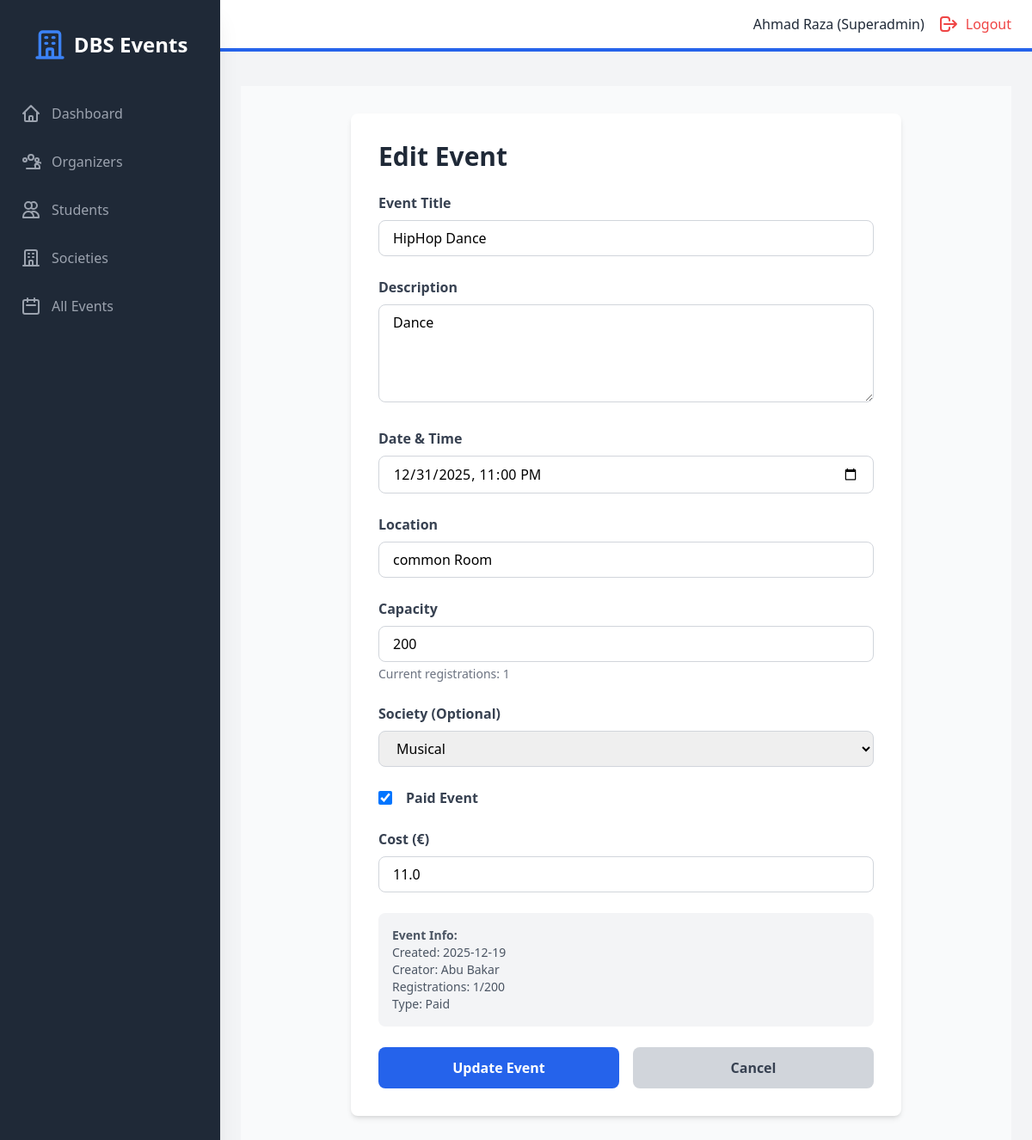
The app's page /admin/edit-event/4 (signed in) with its own data.
### models.py (models this page shows, shortened)
class User(UserMixin, db.Model):
    id = db.Column(db.Integer, primary_key=True)
    student_number = db.Column(db.String(50), unique=True, nullable=True)
    email = db.Column(db.String(120), unique=True, nullable=False)
    password_hash = db.Column(db.String(200), nullable=False)
    name = db.Column(db.String(100), nullable=False)
    role = db.Column(db.String(20), nullable=False)  # superadmin, organizer, student
    created_at = db.Column(db.DateTime, default=datetime.utcnow)
    societies = db.relationship('Society', backref='head', lazy=True)
    events_created = db.relationship('Event', backref='creator', lazy=True)
    registrations = db.relationship('Registration', backref='student', lazy=True)

class Event(db.Model):
    id = db.Column(db.Integer, primary_key=True)
    title = db.Column(db.String(200), nullable=False)
    description = db.Column(db.Text, nullable=True)
    event_date = db.Column(db.DateTime, nullable=False)
    location = db.Column(db.String(200), nullable=False)
    capacity = db.Column(db.Integer, nullable=False)
    is_paid = db.Column(db.Boolean, default=False)
    cost = db.Column(db.Float, default=0.0)
    society_id = db.Column(db.Integer, db.ForeignKey('society.id'), nullable=True)
    created_by = db.Column(db.Integer, db.ForeignKey('user.id'), nullable=False)
    created_at = db.Column(db.DateTime, default=datetime.utcnow)
    registrations = db.relationship('Registration', backref='event', lazy=True, cascade='all, delete-orphan')

class Society(db.Model):
    id = db.Column(db.Integer, primary_key=True)
    name = db.Column(db.String(100), nullable=False, unique=True)
    description = db.Column(db.Text, nullable=True)
    society_head_id = db.Column(db.Integer, db.ForeignKey('user.id'), nullable=False)
    created_at = db.Column(db.DateTime, default=datetime.utcnow)
    events = db.relationship('Event', backref='society', lazy=True)

### backend/routes/admin.py (the view, shortened to what this page needs)
@admin_bp.route("/admin/edit-event/<int:event_id>", methods=["GET", "POST"], endpoint="admin_edit_event")
@admin_required
def admin_edit_event(event_id):
    event = Event.query.get_or_404(event_id)
    societies = Society.query.all()
    return render_template("admin/edit_event.html", event=event, societies=societies)

### backend/main.py (called while the page is built)
@login_manager.user_loader
def load_user(user_id):
    return User.query.get(int(user_id))

### frontend/templates/admin/edit_event.html (shortened to what this page needs)
{% extends "base.html" %}
{% block auth_content %}
<div class="min-h-screen bg-gray-50 py-8">
    <div class="max-w-2xl mx-auto px-4">
        <div class="bg-white rounded-lg shadow-md p-8">
            <h2 class="text-3xl font-bold text-gray-800 mb-6">Edit Event</h2>
            <form method="POST" action="{{ url_for('admin.admin_edit_event', event_id=event.id) }}">
                <div class="space-y-6">
                    <div>
                        <label for="title" class="block text-gray-700 font-semibold mb-2">Event Title</label>
                        <input type="text" id="title" name="title" value="{{ event.title }}" required
                               class="w-full px-4 py-2 border border-gray-300 rounded-lg focus:ring-2 focus:ring-blue-500 focus:border-transparent">
                    </div>
                    <div>
                        <label for="description" class="block text-gray-700 font-semibold mb-2">Description</label>
                        <textarea id="description" name="description" rows="4" required
                                  class="w-full px-4 py-2 border border-gray-300 rounded-lg focus:ring-2 focus:ring-blue-500 focus:border-transparent">{{ event.description or '' }}</textarea>
                    </div>
                    <div>
                        <label for="event_date" class="block text-gray-700 font-semibold mb-2">Date & Time</label>
                        <input type="datetime-local" id="event_date" name="event_date"
                               value="{{ event.event_date.strftime('%Y-%m-%dT%H:%M') }}" required
                               class="w-full px-4 py-2 border border-gray-300 rounded-lg focus:ring-2 focus:ring-blue-500 focus:border-transparent">
                    </div>
                    <div>
                        <label for="location" class="block text-gray-700 font-semibold mb-2">Location</label>
                        <input type="text" id="location" name="location" value="{{ event.location }}" required
                               class="w-full px-4 py-2 border border-gray-300 rounded-lg focus:ring-2 focus:ring-blue-500 focus:border-transparent">
                    </div>
                    <div>
                        <label for="capacity" class="block text-gray-700 font-semibold mb-2">Capacity</label>
                        <input type="number" id="capacity" name="capacity" value="{{ event.capacity }}" min="1" required
                               class="w-full px-4 py-2 border border-gray-300 rounded-lg focus:ring-2 focus:ring-blue-500 focus:border-transparent">
                        <p class="text-sm text-gray-500 mt-1">Current registrations: {{ event.registrations|length }}</p>
                    </div>
                    <div>
                        <label for="society_id" class="block text-gray-700 font-semibold mb-2">Society (Optional)</label>
                        <select id="society_id" name="society_id"
                                class="w-full px-4 py-2 border border-gray-300 rounded-lg focus:ring-2 focus:ring-blue-500 focus:border-transparent">
                            {% for society in societies %}
                                <option value="{{ society.id }}" {% if event.society_id == society.id %}selected{% endif %}>
                                    {{ society.name }}
                                </option>
                            {% endfor %}
                        </select>
                    </div>
                    <div class="flex items-center space-x-4">
                        <input type="checkbox" id="is_paid" name="is_paid" {% if event.is_paid %}checked{% endif %}
                               class="w-4 h-4 text-blue-600 border-gray-300 rounded focus:ring-blue-500">
                        <label for="is_paid" class="text-gray-700 font-semibold">Paid Event</label>
                    </div>
                    <div id="cost_field" class="{% if not event.is_paid %}hidden{% endif %}">
                        <label for="cost" class="block text-gray-700 font-semibold mb-2">Cost (€)</label>
                        <input type="number" id="cost" name="cost" value="{{ event.cost }}" min="0" step="0.01"
                               class="w-full px-4 py-2 border border-gray-300 rounded-lg focus:ring-2 focus:ring-blue-500 focus:border-transparent">
                    </div>
                    <div class="bg-gray-100 p-4 rounded-lg">
                        <p class="text-sm text-gray-600">
                            <strong>Event Info:</strong><br>
                            Created: {{ event.created_at.strftime('%Y-%m-%d') if event.created_at else 'N/A' }}<br>
                            Creator: {{ event.creator.name if event.creator else 'Unknown' }}<br>
                            Registrations: {{ event.registrations|length }}/{{ event.capacity }}<br>
                            Type: {{ 'Paid' if event.is_paid else 'Free' }}
                        </p>
                    </div>
                    <div class="flex space-x-4">
                        <button type="submit" class="flex-1 bg-blue-600 text-white py-3 px-6 rounded-lg font-semibold hover:bg-blue-700 transition">
                            Update Event
                        </button>
                        <a href="{{ url_for('admin.admin_events') }}" class="flex-1 bg-gray-300 text-gray-700 py-3 px-6 rounded-lg font-semibold hover:bg-gray-400 transition text-center">
                            Cancel
                        </a>
                    </div>
                </div>
            </form>
        </div>
    </div>
</div>
{% endblock %}

### frontend/templates/base.html (shortened to what this page needs)
<!DOCTYPE html>
<html lang="en">
<head>
    <script src="https://cdn.tailwindcss.com"></script>
    <link rel="stylesheet" href="{{ url_for('static', filename='css/style.css') }}">
</head>
<body class="bg-gray-100">
    {% if current_user.is_authenticated %}
    <div class="flex h-screen bg-gray-100">
        <div id="sidebar" class="sidebar fixed inset-y-0 left-0 z-30 w-64 bg-gray-800 overflow-y-auto transition duration-300 ease-out md:translate-x-0 md:static md:shadow-xl sidebar-closed">
            <div class="flex items-center justify-center mt-8">
                <div class="flex items-center">
                    <svg class="h-10 w-10 text-blue-500" fill="none" stroke="currentColor" viewBox="0 0 24 24">
                        <path stroke-linecap="round" stroke-linejoin="round" stroke-width="2" d="M19 21V5a2 2 0 00-2-2H7a2 2 0 00-2 2v16m14 0h2m-2 0h-5m-9 0H3m2 0h5M9 7h1m-1 4h1m4-4h1m-1 4h1m-5 10v-5a1 1 0 011-1h2a1 1 0 011 1v5m-4 0h4"></path>
                    </svg>
                    <span class="text-white text-2xl font-semibold ml-2">DBS Events</span>
                </div>
            </div>
            <nav class="mt-10">
                {% if current_user.role == 'superadmin' %}
                    <a class="flex items-center mt-4 py-2 px-6 text-gray-400 hover:bg-gray-700 hover:text-white" href="{{ url_for('admin.admin_dashboard') }}">
                        <svg class="h-6 w-6" fill="none" stroke="currentColor" viewBox="0 0 24 24"><path stroke-linecap="round" stroke-linejoin="round" stroke-width="2" d="M3 12l2-2m0 0l7-7 7 7M5 10v10a1 1 0 001 1h3m10-11l2 2m-2-2v10a1 1 0 01-1 1h-3m-6 0a1 1 0 001-1v-4a1 1 0 011-1h2a1 1 0 011 1v4a1 1 0 001 1m-6 0h6"></path></svg>
                        <span class="mx-3">Dashboard</span>
                    </a>
                    <a class="flex items-center mt-4 py-2 px-6 text-gray-400 hover:bg-gray-700 hover:text-white" href="{{ url_for('admin.admin_organizers') }}">
                        <span class="mx-3">Organizers</span>
                    </a>
                    <a class="flex items-center mt-4 py-2 px-6 text-gray-400 hover:bg-gray-700 hover:text-white" href="{{ url_for('admin.admin_students') }}">
                        <svg class="h-6 w-6" fill="none" stroke="currentColor" viewBox="0 0 24 24"><path stroke-linecap="round" stroke-linejoin="round" stroke-width="2" d="M12 4.354a4 4 0 110 5.292M15 21H3v-1a6 6 0 0112 0v1zm0 0h6v-1a6 6 0 00-9-5.197M13 7a4 4 0 11-8 0 4 4 0 018 0z"></path></svg>
                        <span class="mx-3">Students</span>
                    </a>
                    <a class="flex items-center mt-4 py-2 px-6 text-gray-400 hover:bg-gray-700 hover:text-white" href="{{ url_for('admin.admin_societies') }}">
                        <svg class="h-6 w-6" fill="none" stroke="currentColor" viewBox="0 0 24 24"><path stroke-linecap="round" stroke-linejoin="round" stroke-width="2" d="M19 21V5a2 2 0 00-2-2H7a2 2 0 00-2 2v16m14 0h2m-2 0h-5m-9 0H3m2 0h5M9 7h1m-1 4h1m4-4h1m-1 4h1m-5 10v-5a1 1 0 011-1h2a1 1 0 011 1v5m-4 0h4"></path></svg>
                        <span class="mx-3">Societies</span>
                    </a>
                    <a class="flex items-center mt-4 py-2 px-6 text-gray-400 hover:bg-gray-700 hover:text-white" href="{{ url_for('admin.admin_events') }}">
                        <svg class="h-6 w-6" fill="none" stroke="currentColor" viewBox="0 0 24 24"><path stroke-linecap="round" stroke-linejoin="round" stroke-width="2" d="M8 7V3m8 4V3m-9 8h10M5 21h14a2 2 0 002-2V7a2 2 0 00-2-2H5a2 2 0 00-2 2v12a2 2 0 002 2z"></path></svg>
                        <span class="mx-3">All Events</span>
                    </a>
                {% endif %}
            </nav>
        </div>
        <div class="flex-1 flex flex-col overflow-hidden">
            <header class="flex justify-between items-center py-4 px-6 bg-white border-b-4 border-blue-600">
                <div class="flex items-center">
                    <span class="text-gray-800 mr-4">{{ current_user.name }} ({{ current_user.role | capitalize }})</span>
                    <a href="{{ url_for('public.logout') }}" class="flex items-center text-red-500 hover:text-red-700">
                        <svg class="h-6 w-6" fill="none" stroke="currentColor" viewBox="0 0 24 24"><path stroke-linecap="round" stroke-linejoin="round" stroke-width="2" d="M17 16l4-4m0 0l-4-4m4 4H7m6 4v1a3 3 0 01-3 3H6a3 3 0 01-3-3v-10a3 3 0 013-3h4a3 3 0 013 3v1"></path></svg>
                        <span class="ml-2 hidden sm:inline">Logout</span>
                    </a>
                </div>
            </header>
            <div class="px-6 pt-4">
            </div>
            <main class="flex-1 overflow-x-hidden overflow-y-auto bg-gray-100 p-6">
                {% block auth_content %}{% endblock %}
            </main>
        </div>
    </div>
    {% endif %}
</body>
</html>

### frontend/static/css/style.css (style rules this page uses)
body { font-family: 'Segoe UI', Tahoma, Geneva, Verdana, sans-serif; }
a, button { transition: all 0.3s ease; }

### frontend/templates/base.html (style rules this page uses)
.sidebar { transition: transform 0.3s ease-in-out; }
.sidebar-closed { transform: translateX(-100%); }
@media (min-width: 768px) { .sidebar-closed { transform: translateX(0); } }

### records on screen
User: name "Ahmad Raza", role "Superadmin"
Event: title "HipHop Dance", description "Dance", event_date "12/31/2025 23:00", location "common Room", capacity "200", society_id "Musical", is_paid "☑", cost "11.0", created_at "2025-12-19", is_paid "Paid"
User: creator "Abu Bakar"

### other values on screen
{{ event.registrations|length }} "1"
